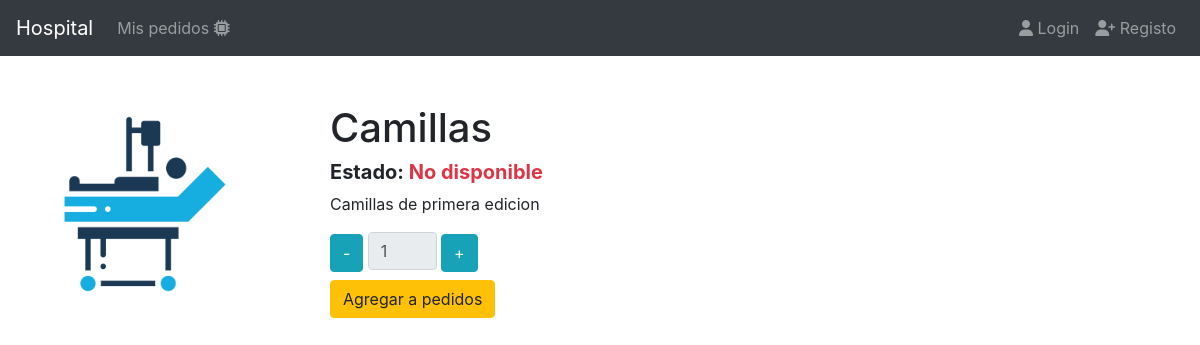
/recursos/camillas, run on the app's committed database.
### resources/models.py (models this page shows)
class Resource(models.Model):
    type = models.CharField(max_length=50)
    description = models.TextField()
    available =models.BooleanField(default=False)
    slug = models.SlugField(null=False,blank=False, unique=True)
    image = models.ImageField(upload_to='resources/',null=False,blank=False)
    def __str__(self):
        return self.type

### resources/views.py (the view)
# urls.py: path('<slug:slug>', views.ResourceDetailView.as_view(),name='resource'),
class ResourceDetailView(DetailView):
    model = Resource
    template_name = 'resources/resource.html'
    def get_context_data(self,**kawargs):
        context = super().get_context_data(**kawargs)
        context['message'] = 'Listado de recursos'
        print(context)
        return context

### resources/templates/resources/resource.html
{% extends 'base.html' %}
{% block content %}
    <div class="col-3">
      {% if resource.image %}
        <img src="{{resource.image.url}}" alt="Imagen del recurso" width="200" height="200">
      {% endif %}
    </div>
    <div class="col">
      <div class="h1">{{resource.type}}</div>
      <div class="h5 font-weight-bold">
        Estado: <span class="{% if resource.available %}text-success{% else %}text-danger{%endif%}">{% if resource.available %}Disponible {% else %}No disponible {%endif%}</span>
      </div>
      <div class="">
        <p>{{resource.description}}</p>
      </div>
      <div class="">
        {% include 'resourcesAllocation/snippets/add.html' %}
      </div>
    </div>
{% endblock %}

### data on the page
Resource: image (picture), type "Camillas", description "Camillas de primera edicion"
